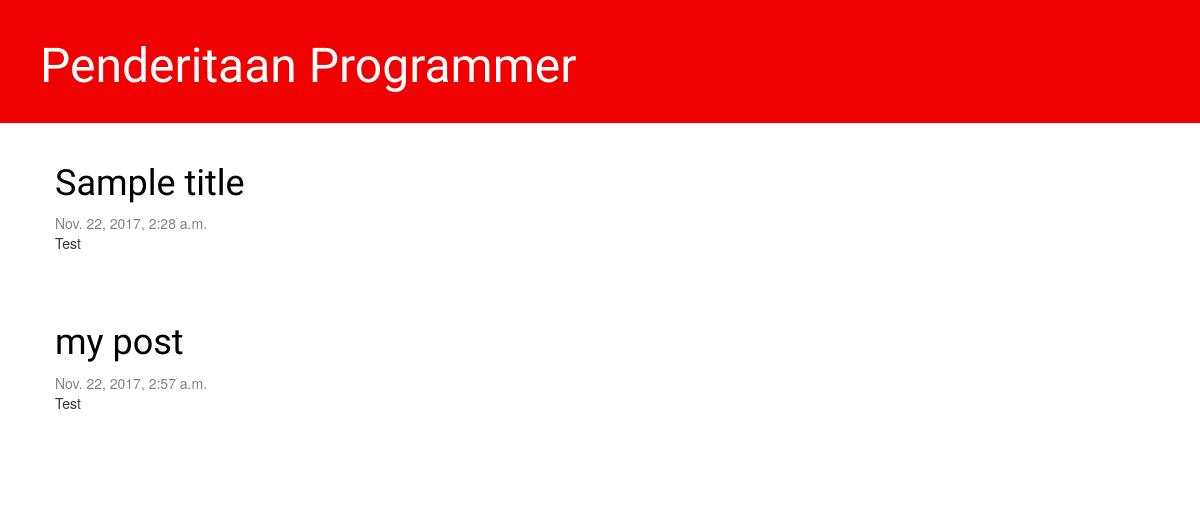
The app's page /, older data.
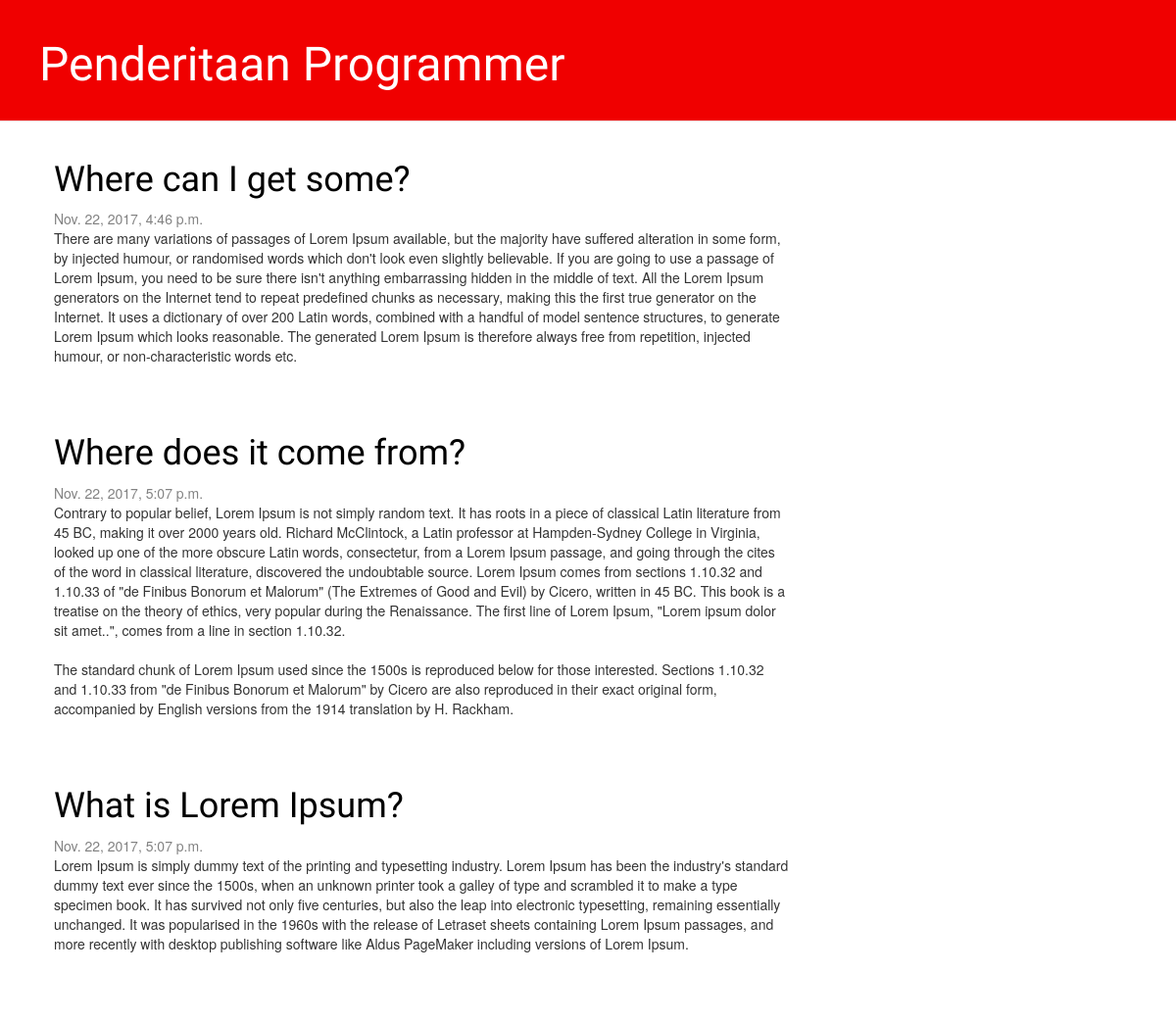
The same page, newer data.
### blog/models.py (models this page shows, shortened)
class Post(models.Model):
    author = models.ForeignKey('auth.User')
    title = models.CharField(max_length=200)
    text = models.TextField()
    created_date = models.DateTimeField(
            default=timezone.now)
    published_date = models.DateTimeField(
            blank=True, null=True)

### blog/views.py (the view)
# urls.py: url(r'^$', views.post_list, name='post_list'),
def post_list(request):
    posts = Post.objects.filter(published_date__lte=timezone.now()).order_by('published_date')
    return render(request, 'blog/post_list.html', {'posts': posts})

### blog/templates/blog/post_list.html
{% extends 'blog/base.html' %}
{% block content %}
    {% for post in posts %}
        <div class="post">
        	<h1><a href="{% url 'post_detail' pk=post.pk %}">{{ post.title }}</a></h1>
            <div class="date">
                {{ post.published_date }}
            </div>
            <p>{{ post.text|linebreaksbr }}</p>
        </div>
    {% endfor %}
{% endblock %}

### blog/templates/blog/base.html (shortened to what this page needs)
{% load staticfiles %}
<html>
    <head>
        <link rel="stylesheet" href="{% static 'css/bootstrap.min.css' %}">
        <link rel="stylesheet" href="{% static 'css/bootstrap-theme.min.css' %}">
        <link rel="stylesheet" href="{% static 'css/blog.css' %}">
    </head>
    <body>
        <div class="page-header">
            <h1><a href="/">Penderitaan Programmer</a></h1>
        </div>
        <div class="content container">
            <div class="row">
                <div class="col-md-8">
                    {% block content %}
                    {% endblock %}
                </div>
            </div>
        </div>
    </body>
</html>

### blog/static/css/blog.css (style rules this page uses)
.page-header { background-color: #f00000; margin-top: 0; padding: 20px 20px 20px 40px; }
.page-header h1, .page-header h1 a, .page-header h1 a:visited, .page-header h1 a:active { color: #ffffff; font-size: 36pt; text-decoration: none; }
.content { margin-left: 40px; }
h1, h2, h3, h4 { font-family: 'Lobster', cursive; }
.date { color: #828282; }
.post { margin-bottom: 70px; }
.post h1 a, .post h1 a:visited { color: #000000; }

Row changes from the older to the newer data that the page shows:
removed Post: title "Sample title", published_date "Nov. 22, 2017, 2:28 a.m.", text "Test"
removed Post: title "my post", published_date "Nov. 22, 2017, 2:57 a.m.", text "Test"
added Post: title "Where can I get some?", published_date "Nov. 22, 2017, 4:46 p.m.", text "There are many variations of passages of Lorem Ipsum available, but the majority have suffered alteration in some form, by injected humour, or randomised words which don't look even slightly believable. If you are going to use a passage of Lorem Ipsum, you need to be sure there isn't anything embarrassing hidden in the middle of text. All the Lorem Ipsum generators on the Internet tend to repeat predefined chunks as necessary, making this the first true generator on the Internet. It uses a dictionary of over 200 Latin words, combined with a handful of model sentence structures, to generate Lorem Ipsum which looks reasonable. The generated Lorem Ipsum is therefore always free from…"
added Post: title "Where does it come from?", published_date "Nov. 22, 2017, 5:07 p.m.", text "Contrary to popular belief, Lorem Ipsum is not simply random text. It has roots in a piece of classical Latin literature from 45 BC, making it over 2000 years old. Richard McClintock, a Latin professor at Hampden-Sydney College in Virginia, looked up one of the more obscure Latin words, consectetur, from a Lorem Ipsum passage, and going through the cites of the word in classical literature, discovered the undoubtable source. Lorem Ipsum comes from sections 1.10.32 and 1.10.33 of \"de Finibus Bonorum et Malorum\" (The Extremes of Good and Evil) by Cicero, written in 45 BC. This book is a treatise on the theory of ethics, very popular during the Renaissance. The first line of Lorem Ipsum,…"
added Post: title "What is Lorem Ipsum?", published_date "Nov. 22, 2017, 5:07 p.m.", text "Lorem Ipsum is simply dummy text of the printing and typesetting industry. Lorem Ipsum has been the industry's standard dummy text ever since the 1500s, when an unknown printer took a galley of type and scrambled it to make a type specimen book. It has survived not only five centuries, but also the leap into electronic typesetting, remaining essentially unchanged. It was popularised in the 1960s with the release of Letraset sheets containing Lorem Ipsum passages, and more recently with desktop publishing software like Aldus PageMaker including versions of Lorem Ipsum."
